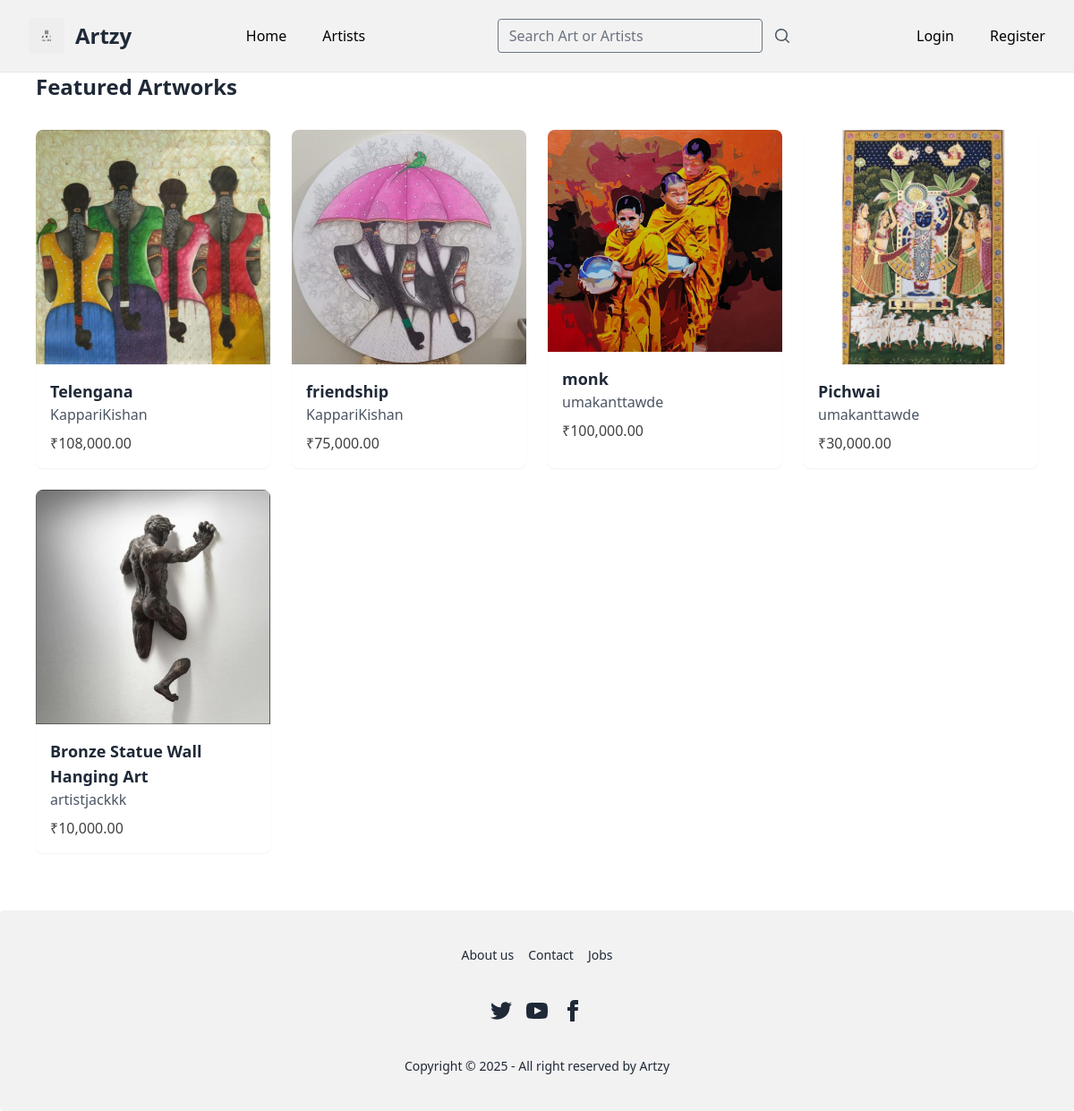
The app's page /artworks/ with its own data.
### artworks/models.py (models this page shows, shortened)
class Artwork(models.Model):
    CATEGORY_CHOICES = [
        ('painting', 'Painting'),
        ('digital_art', 'Digital Art'),
        ('drawing', 'Drawing'),
        ('sculpture', 'Sculpture'),
        ('traditional_art', 'Traditional Art'),
    ]
    STATUS_COICES = [
        ('pending', 'Pending'),
        ('approved', 'Approved'),
        ('rejected', 'Rejected'),
    ]
    title = models.CharField(max_length=200)
    description = models.TextField()
    price = models.DecimalField(max_digits=10, decimal_places=2)
    size = models.CharField(max_length=50)
    image = models.ImageField(upload_to='artworks/')
    category = models.CharField(max_length=50, choices=CATEGORY_CHOICES)
    designer = models.ForeignKey(User, on_delete=models.CASCADE)
    sold = models.BooleanField(default=False)
    created_at = models.DateTimeField(auto_now_add=True)
    status = models.CharField(max_length=20, choices= STATUS_COICES, default='pending')
    reviewed_at = models.DateTimeField(null=True, blank=True)
    rejection_reason = models.TextField(null=True, blank=True)
    @property
    def is_approved(self):
        return self.status == 'approved'

### artworks/views.py (the view)
# urls.py: path('', views.artwork_list, name='artwork_list'),
def artwork_list(request):
    artworks = Artwork.objects.filter(status='approved')  # Fetch all artworks from the database
    return render(request, 'artworks/artwork_list.html', {'artworks': artworks})

### artworks/templates/artworks/artwork_list.html (shortened to what this page needs)
{% extends 'base.html' %}
{% load humanize %}
{% block content %}
  <div class="w-full max-w-6xl mx-auto px-4 mb-16">
        <h2 class="text-2xl font-bold text-gray-800 mb-8">Featured Artworks</h2>
        <div class="grid grid-cols-1 sm:grid-cols-2 lg:grid-cols-4 gap-6">
            {% for artwork in artworks %}
            <div class="bg-white rounded-lg overflow-hidden shadow-sm hover:shadow-md transition-shadow duration-300">
                <a href="{% url 'artwork_detail' artwork.id %}" class="block">
                    <div class="aspect-square overflow-hidden">
                        <img src="{{ artwork.image.url }}" alt="{{ artwork.title }}" class="w-full h-full object-cover">
                    </div>
                    <div class="p-4">
                        <h3 class="text-lg font-semibold text-gray-800">{{ artwork.title }}</h3>
                        <p class="text-gray-600">{{ artwork.designer }}</p>
                        <p class="text-neutral-700 font-medium mt-2">₹{{ artwork.price|floatformat:2|intcomma }}</p>
                    </div>
                </a>
            </div>
            {% empty %}
            <p class="col-span-full text-center text-gray-500">No artworks found.</p>
            {% endfor %}
        </div>
    </div>
{% endblock %}

### templates/base.html (shortened to what this page needs)
{% load static tailwind_tags %}
<!DOCTYPE html>
<html lang="en">
<head>
    <link href="https://cdnjs.cloudflare.com/ajax/libs/flowbite/2.2.1/flowbite.min.css" rel="stylesheet" />
    {% tailwind_css %}
</head>
<body>
    {% include 'navbar.html' %}
    {% block content %}
    {% endblock  %}
     {% block footer %}
        {% include 'footer.html' %}
    {% endblock %}
  </body>

### templates/navbar.html (shortened to what this page needs)
{% load static  %}
<header class="sticky top-0 z-50">
    <div class="bg-base-200 border-b border-gray-200">
        <div class="px-4 mx-auto sm:px-6 lg:px-8 ">
            <nav class="relative flex items-center justify-between h-16 lg:h-20">
            <a href="#" class="flex items-center space-x-3 rtl:space-x-reverse">
                <img src="{% static 'images/artgallery.png' %}" alt="Art Gallery Logo" class="h-10"  />
                <span class="self-center text-2xl font-semibold whitespace-nowrap dark:text-white">Artzy</span>
            </a>
              <div class="hidden lg:flex lg:items-center lg:space-x-10" id="navbar">
                  {% if user.is_authenticated and user.profile.role == 'designer' %}
                    <a href="{% url 'accounts:designer_dashboard' %}" title="" class="text-base font-medium text-black"> Home </a>
                    <a href="{% url 'upload_artwork' %}" title="" class="text-base font-medium text-black"> Upload Artwork </a>
                        {% else %}
                  <a href="{% url 'home' %}" title="" class="text-base font-medium text-black"> Home </a>
                  {% endif %}
                  <a href="#" title="" class="text-base font-medium text-black"> Artists </a>
              </div>
            <div class="ms-5 flex w-[30%] items-center justify-between">
                <input
                    type="search"
                    class="relative m-0 block w-[1px] min-w-0 flex-auto rounded border border-solid border-secondary-500 bg-transparent bg-clip-padding px-3 py-1.5 text-base font-normal text-surface transition duration-300 ease-in-out focus:border-primary focus:text-gray-700 focus:shadow-inset focus:outline-none motion-reduce:transition-none dark:border-white/10 dark:bg-body-dark dark:text-white dark:placeholder:text-neutral-300 dark:autofill:shadow-autofill"
                    placeholder="Search Art or Artists"
                    aria-label="Search"
                    aria-describedby="button-addon2" />
                <span
                    class="flex items-center whitespace-nowrap rounded px-3 py-1.5 text-center text-base font-normal text-gray-600 dark:text-white [&>svg]:w-5"
                    id="basic-addon2">
                    <svg
                    xmlns="http://www.w3.org/2000/svg"
                    viewBox="0 0 20 20"
                    fill="currentColor">
                    <path
                        fill-rule="evenodd"
                        d="M9 3.5a5.5 5.5 0 100 11 5.5 5.5 0 000-11zM2 9a7 7 0 1112.452 4.391l3.328 3.329a.75.75 0 11-1.06 1.06l-3.329-3.328A7 7 0 012 9z"
                        clip-rule="evenodd" />
                    </svg>
                </span>
                </div>
                <div class="hidden lg:flex lg:items-center lg:space-x-10">
                {% if user.is_authenticated %}
                    {% if user.profile.role == 'designer' %}
                        <div class="flex items-center gap-4">
                            <a href="{% url 'accounts:user_profile' %}" class="flex items-center gap-2 hover:text-blue-600">
                                <svg xmlns="http://www.w3.org/2000/svg" viewBox="0 0 24 24" fill="none" stroke="currentColor" class="h-6 w-6">
                                    <path stroke-linecap="round" stroke-linejoin="round" stroke-width="2" d="M5.121 17.804A13.937 13.937 0 0112 16c2.5 0 4.847.655 6.879 1.804M15 10a3 3 0 11-6 0 3 3 0 016 0zm6 2a9 9 0 11-18 0 9 9 0 0118 0z" />
                                </svg>
                                <span class="font-medium text-base font-medium text-black">Hi, {{ user.username }}</span>
                            </a>
                            <a href="{% url 'accounts:logout' %}" title="" class="text-base font-medium text-black"> Logout </a>
                        </div>
                    {% else %}
                        <div class="flex items-center gap-4">
                            <div class="flex items-center gap-2">
                             <a href="{% url 'accounts:user_profile' %}" class="flex items-center gap-2 hover:text-blue-600">
                                <svg xmlns="http://www.w3.org/2000/svg" viewBox="0 0 24 24" fill="none" stroke="currentColor" class="h-6 w-6">
                                    <path stroke-linecap="round" stroke-linejoin="round" stroke-width="2" d="M5.121 17.804A13.937 13.937 0 0112 16c2.5 0 4.847.655 6.879 1.804M15 10a3 3 0 11-6 0 3 3 0 016 0zm6 2a9 9 0 11-18 0 9 9 0 0118 0z" />
                                </svg>
                                <span class="font-medium">Hi, {{ user.username }}</span>
                              </a>
                            </div>
                            <a href="{% url 'accounts:logout' %}" title="" class="text-base font-medium text-black hover:text-blue-600"> Logout </a>
                        </div>
                        {% endif %}
                        <a href="{% url 'cart:cart' %}" title="" class="flex items-center justify-center w-10 h-10 text-white bg-black rounded-full">
                            <svg class="w-6 h-6" xmlns="http://www.w3.org/2000/svg" fill="none" viewBox="0 0 24 24" stroke="currentColor">
                                <path stroke-linecap="round" stroke-linejoin="round" stroke-width="2" d="M3 3h2l.4 2M7 13h10l4-8H5.4M7 13L5.4 5M7 13l-2.293 2.293c-.63.63-.184 1.707.707 1.707H17m0 0a2 2 0 100 4 2 2 0 000-4zm-8 2a2 2 0 11-4 0 2 2 0 014 0z" />
                            </svg>
                        </a>
                  {% else %}
                        <a href="{% url 'accounts:login' %}" title="" class="text-base font-medium text-black hover:text-blue-600"> Login </a>
                        <a href="{% url 'accounts:signup' %}" title="" class="text-base font-medium text-black hover:text-blue-600"> Register </a>
                {% endif %}
                </div>
            </nav>
        </div>
    </div>
</header>

### templates/footer.html (shortened to what this page needs)
{% load static  %}
<footer class="footer footer-center bg-base-200 text-base-content rounded p-10">
  <nav class="grid grid-flow-col gap-4">
    <a class="link link-hover">About us</a>
    <a class="link link-hover">Contact</a>
    <a class="link link-hover">Jobs</a>
  </nav>
  <nav>
    <div class="grid grid-flow-col gap-4">
      <a>
      </a>
      <a>
      </a>
      <a>
        <svg
          xmlns="http://www.w3.org/2000/svg"
          width="24"
          height="24"
          viewBox="0 0 24 24"
          class="fill-current">
          <path
            d="M9 8h-3v4h3v12h5v-12h3.642l.358-4h-4v-1.667c0-.955.192-1.333 1.115-1.333h2.885v-5h-3.808c-3.596 0-5.192 1.583-5.192 4.615v3.385z"></path>
        </svg>
      </a>
    </div>
  </nav>
  <aside>
    <p>Copyright © 2025 - All right reserved by Artzy</p>
  </aside>
</footer>

### records on screen
Artwork: image (picture), title "Telengana", designer "KappariKishan", price "108,000.00"
Artwork: image (picture), title "friendship", designer "KappariKishan", price "75,000.00"
Artwork: image (picture), title "monk", designer "umakanttawde", price "100,000.00"
Artwork: image (picture), title "Pichwai", designer "umakanttawde", price "30,000.00"
Artwork: image (picture), title "Bronze Statue Wall Hanging Art", designer "artistjackkk", price "10,000.00"
